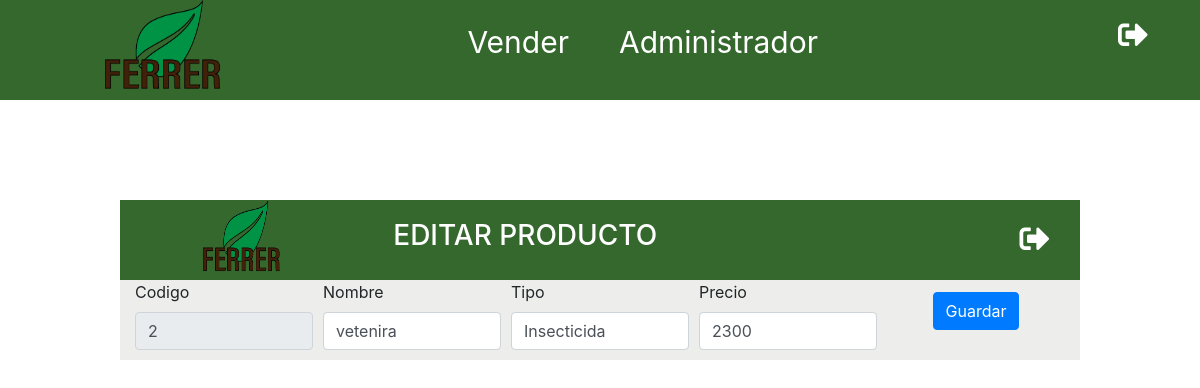
The page /editar.php?id=2 (signed in) on the database as committed earlier.
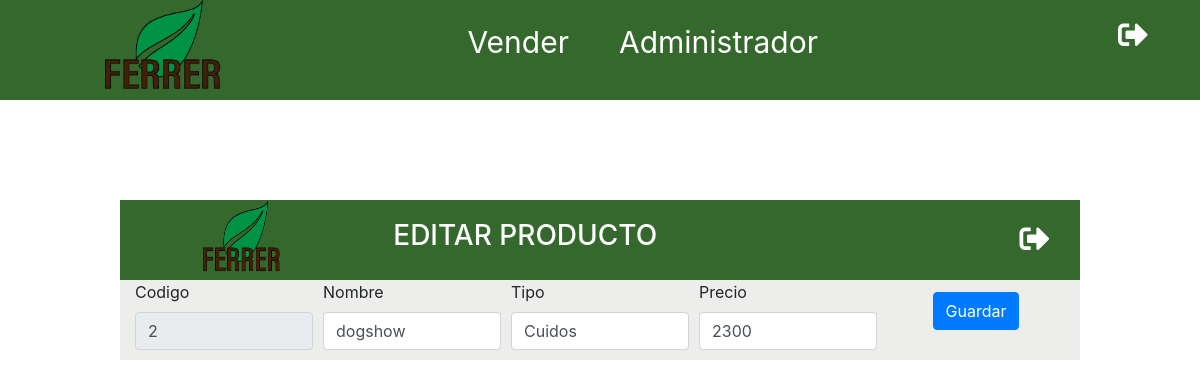
The same page on the database as committed later.
### tables this page shows
CREATE TABLE `producto` (
  `Id_Producto` int(100) NOT NULL,
  `Nombre_Producto` varchar(25) NOT NULL,
  `Id_Tipo_Producto` varchar(50) NOT NULL,
  `Precio_Venta` int(11) NOT NULL,
  `Nombre_Usuario` varchar(30) NOT NULL
);

### includes/funciones/consultas.php (called while the page is built, shortened)
<?php
function obtenerProducto($id){
    include 'bd_conexion.php';
    try{
        return $conn->query("SELECT Id_Producto, Nombre_Producto, Id_Tipo_Producto, Precio_Venta,Nombre_Usuario FROM producto WHERE Id_Producto = $id");
    }catch(Exception $e){
        echo "error!!". $e->getMessage() ."<br>";
        return false;
    }
}
?>

### editar.php (the view, shortened to what this page needs)
<?php include_once 'includes/templates/header.php';
include_once 'includes/funciones/consultas.php';
    $id = filter_var($_GET['id'], FILTER_VALIDATE_INT);
    $resultado = obtenerProducto($id);
    $producto = $resultado->fetch_assoc();
    ?>
    <pre>
</pre>
<div class="inventarioMORE UPDATE" id="inventarioADD">
                <div class="TengoEstilos">
                  <img src="./img/logo.png" alt="Logo">
                  <H3>EDITAR PRODUCTO</H3>
                  <a href="Admin.php"> <i class="fas fa-sign-out-alt Singout" id="CerrarAnadir"></i></a>
                </div>
                <div class="container">
                  <form   id="producto" class="Anadir" method="POST">
                    <div class="form-row">
                    <div class="col">
                        <label for="">Codigo</label>
                        <input type="text" placeholder="Codigo Producto" id="Codigo" name="Codigo" readonly="readonly" class="form-control" value="<?php echo ($producto['Id_Producto']) ? $producto['Id_Producto'] : ''; ?>" >
                      </div>
                      <div class="col">
                        <label for="">Nombre</label>
                        <input type="text" placeholder="Nombre Producto" id="Nombre" name="Nombre" class="form-control" value="<?php echo ($producto['Nombre_Producto']) ? $producto['Nombre_Producto'] : ''; ?>" >
                      </div>
                      <div class="col">
                        <label for="">Tipo</label>
                        <input list="buscador"placeholder="Tipo Producto" id="Tipo" name="Tipo" class="form-control" value="<?php echo ($producto['Id_Tipo_Producto']) ? $producto['Id_Tipo_Producto'] : ''; ?>" >
                      </div>
                      <div class="col">
                        <label for="Nombre">Precio</label>
                        <input type="number" placeholder="Precio" id="Precio" name="Precio" class="form-control" value="<?php echo ($producto['Precio_Venta']) ? $producto['Precio_Venta'] : ''; ?>" >
                      </div>
                      <div class="col Enviar">
                          <?php
                           $textoBtn = ($producto['Precio_Venta']) ? 'Guardar' : 'añadir';
                          ?>
                        <input type="submit" name="submit" value="<?php echo $textoBtn; ?>" class="btn btn-primary mb-2">
                      </div>
                    </div>
<?php include_once 'includes/templates/footer.php'; ?>

### includes/templates/header.php (shortened to what this page needs)
<!DOCTYPE html>
<html lang="en">
<head>
    <link rel="stylesheet" href="https://use.fontawesome.com/releases/v5.6.3/css/all.css">
    <link rel="stylesheet" href="./css/style.css">
    <link rel="stylesheet" href="https://stackpath.bootstrapcdn.com/bootstrap/4.4.1/css/bootstrap.min.css">
      <link rel="stylesheet" href="https://use.fontawesome.com/releases/v5.4.1/css/all.css">
    <link rel="stylesheet" href="https://use.fontawesome.com/releases/v5.4.1/css/all.css">
</head>
<body>
    <header>
    <div class="Home">
    <nav class="TengoEstilos">
        <img src="./img/logo.png" alt="Logo">
        <ul class="enlace-navegacion">
            <li><a id="vender" class="encalce" href="Venta.php">Vender</a></li>
            <li><a id="admin"  class="encalce" href="Admin.php">Administrador</a></li>
            <a href="index.php?cerrar_session=true"><i class="fas fa-sign-out-alt Singout"></i></a>
        </ul>
    </nav>
   </header>

### includes/templates/footer.php (shortened to what this page needs)
</div>
</body>
</html>

### css/style.css (style rules this page uses)
* { margin:0; }
body { margin: 0; width: 100vw; font-family: 'Lato',Arial, Helvetica, sans-serif ; justify-content: center; }
.TengoEstilos { background: #35682d; width: 100%; height: auto; display: flex; justify-content: space-around; align-items: center; }
.TengoEstilos img { width: 120px; height: 100px; margin: 0 50px; }
ul { display: flex; }
li { list-style: none; margin-left: 50px; }
li a { font-size: 30px; text-decoration: none; color: #fff }
.Singout { color: #fff; margin-left: 300px; font-size: 30px; }
li { font-size: 20px; }
form { display: flex; flex-direction: column; justify-content: center; align-items: center; }
label { display: block; margin-bottom: 10px; }
h3 { color: white; font-weight: 300; }
.inventarioMORE { background-color:rgb(237, 238, 235); width: 80vw; height: auto; display: none; position: absolute; flex-direction: column; justify-content: center; align-self: center; top: 25%; left: 10%; overflow: hidden; }
.inventarioMORE img { width: 80px; height: 80px; }
.Enviar { display: flex; justify-content: center; align-items: center; }
.Anadir { margin-bottom: 10px; }
.UPDATE { display: flex; }

Rows that differ between the two databases and show on the page:
changed producto "Guardar": Nombre "vetenira" → "dogshow"; Tipo "Insecticida" → "Cuidos"
